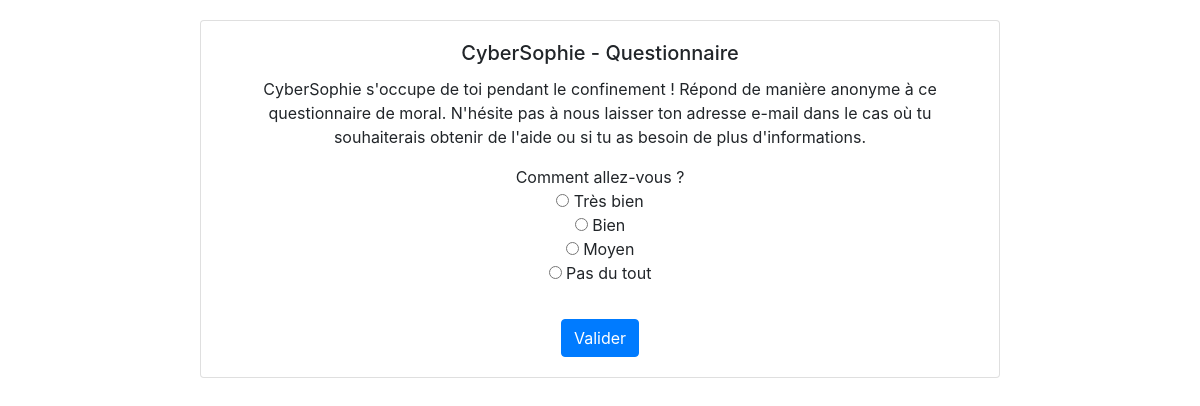
The app's page /, older data.
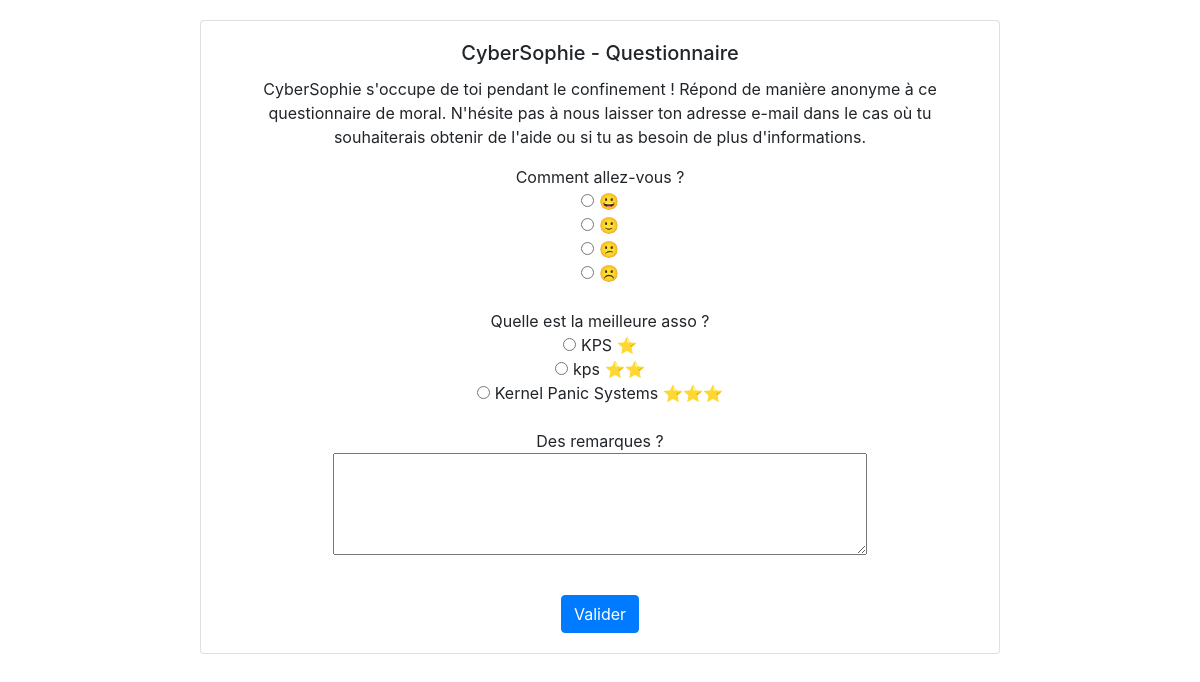
The same page, newer data.
### app/models.py (models this page shows, shortened)
class Question(models.Model):
    enonce = models.CharField(max_length=300)
    isLibre = models.BooleanField()
    def __str__(self):
        return self.enonce

class Choix(models.Model):
    question = models.ForeignKey('Question', on_delete=models.CASCADE)
    valeur = models.CharField(max_length=100)
    class Meta:
        verbose_name_plural = "Choix"

### app/views.py (the view)
# urls.py: path('', sondage),
def sondage(request):
    if len(Reponse.objects.filter(date__gt=timezone.now() - timezone.timedelta(days=1), ip=get_client_ip(request))) > 0:
        return render(request, 'app/sondage.html', {"ok": "ok"})
    return render(request, 'app/sondage.html', {'questions': Question.objects.all(), "choix": Choix.objects.all()})

### app/views.py (called while the page is built)
def get_client_ip(request):
    x_forwarded_for = request.META.get('HTTP_X_FORWARDED_FOR')
    if x_forwarded_for:
        ip = x_forwarded_for.split(',')[0]
    else:
        ip = request.META.get('REMOTE_ADDR')
    return ip

### app/templates/app/sondage.html (shortened to what this page needs)
<!DOCTYPE html>
<html lang="fr">
<head>
    <link href="https://stackpath.bootstrapcdn.com/bootstrap/4.4.1/css/bootstrap.min.css" rel="stylesheet">
</head>
<body>
<center>
    <div class="card" style="width: 50rem;margin-top:20px">
      <div class="card-body">
        <h5 class="card-title">CyberSophie - Questionnaire</h5>
        <p class="card-text">CyberSophie s'occupe de toi pendant le confinement ! Répond de manière anonyme à ce questionnaire de moral. N'hésite pas à nous laisser ton adresse e-mail dans le cas où tu souhaiterais obtenir de l'aide ou si tu as besoin de plus d'informations.</p>
        <form action="/complete" method="post"> {% csrf_token %}
        <div style="margin:10px 10px 10px 10px">
            {% for q in questions %}
                <div>
                    <div>
                        {{ q }}
                    </div>
                    {% if q.isLibre %}
                        <textarea rows="4" cols="50" name="{{ q.id }}"></textarea>
                    {% else %}
                        {% for c in choix %}
                             {% if c.question == q %}
                                <div>
                                    <input type="radio" name="{{ q.id }}" value="{{ c.id }}"> {{ c.valeur }}
                                </div>
                            {% endif %}
                        {% endfor %}
                    {% endif %}
                </div>
                <br/>
            {% endfor %}
            </div>
            {% if ok %}
            <div class="alert alert-success" role="alert">
                Merci d'avoir répondu !
            </div>
            {% else %}
             <input class="btn btn-primary" type="submit" value="Valider">
          {% endif %}
        </form>
      </div>
    </div>
</center>
</body>
</html>

Row changes from the older to the newer data that the page shows:
changed Choix (number 1 of 7 on the later page): valeur "Très bien" → "😀"
changed Choix (number 2 of 7 on the later page): valeur "Bien" → "🙂"
changed Choix (number 3 of 7 on the later page): valeur "Moyen" → "😕"
changed Choix (number 4 of 7 on the later page): valeur "Pas du tout" → "☹️"
added Question: enonce "Quelle est la meilleure asso ?"
added Choix: valeur "KPS ⭐", shown under "Quelle est la meilleure asso ?"
added Choix: valeur "kps ⭐⭐", shown under "Quelle est la meilleure asso ?"
added Choix: valeur "Kernel Panic Systems ⭐⭐⭐", shown under "Quelle est la meilleure asso ?"
added Question: enonce "Des remarques ?"
